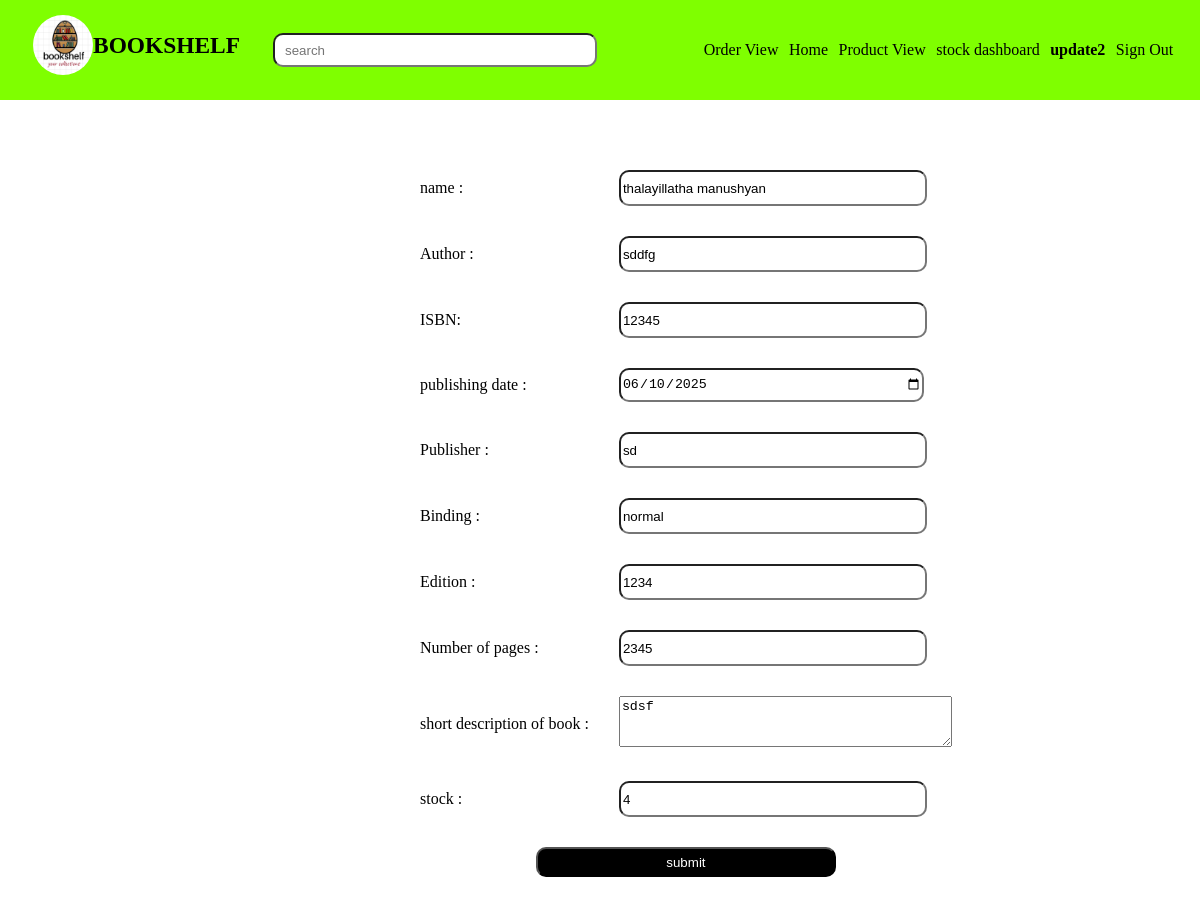
The app's page /adupdate2/thalayillatha manushyan (signed in) with its own data.
### APP/models.py (models this page shows)
class Add2(models.Model):
    author=models.TextField()
    description=models.TextField()
    publishdate=models.DateField(auto_now_add=True)
    edition=models.IntegerField()
    publisher=models.TextField()
    pages=models.IntegerField()
    isbn=models.IntegerField()
    binding=models.TextField()
    stock=models.IntegerField(default=1)
    book = models.ForeignKey(Add, null=True, blank=True, on_delete=models.CASCADE)

class Add(models.Model):
    doc=models.FileField()
    lname=models.ForeignKey(Language,on_delete=models.CASCADE)
    cname=models.ForeignKey(Category,on_delete=models.CASCADE)
    name=models.TextField()
    price=models.IntegerField()
    oldprice=models.IntegerField()
    discount=models.IntegerField()

### APP/views.py (the view, shortened to what this page needs)
# urls.py: path('adupdate2/<name>',views.update2,name='adupdate2'),
def update2(request,name):
    book = Add.objects.get(name=name)
    if Add2.objects.filter(book=book).exists():
        data = Add2.objects.get(book=book)
        return render(request, 'ad_update2.html', {'data':data})

### templates/ad_update2.html (shortened to what this page needs)
<!DOCTYPE html>
<html lang="en">
<head>
    {% load static %}
    <link rel="stylesheet" href="{%static 'css/book_admin_index.css'%}">
</head>
<body>
    <div class="main">
        <div class="nav">
            <div class="logo">
                <img src="{% static 'images/logo.png'%}" height="60px" width="60px" alt="" style="border-radius:70%;">
                <h3>BOOKSHELF</h3>
            </div>
            <div class="search">
                <input type="text" name="search" id="" placeholder="search">
        </div>
          <div class="list">
                <ul type="none">
                    <li><a href="{% url 'admin_order_management'%}">Order View</a></li>
                    <li><a href="../adindex">Home</a></li>
                    <li><a href="../adbookview">Product View</a></li>
                    <li><a href="{% url 'stock_dashboard'%}">stock dashboard</a></li>
                    <li><a href="" class="page">update2</a></li>
                    {% if user.is_authenticated %}
                    <li><a href="../logout">Sign Out</a></li>
                    </ul>
                    {% endif %}
            </div></div>
        <div class="form">
     <form action="" method="POST">
            {% if user.is_authenticated %}
    <table cellspacing="10" cellpadding="10">
         <tr>
                    <td><p>name       :</p></td>
                    <td><input type="text" placeholder="enter the name of book" name="name" value="{{data.book.name}}"></td></tr>
            <tr>
                <td><p>Author       :</p></td>
                <td><input type="text" placeholder="enter the author" name="author" value="{{data.author}}"></td>
            </tr>
            <tr>
            <td>
            <p>ISBN:</p>
            </td>
            <td>
            <input type="number" placeholder="enter ISBN number" name="isbn" required class="s2" value="{{data.isbn}}">
            </td>
            </tr>
            <tr>
                <td>
            <p>publishing date         :</p>
            </td>
            <td>
            <input type="date" placeholder="publishing date" name="date" min="1990-01-01" max="2030-01-01" class="s3" value="{{data.publishdate|date:'Y-m-d'}}">
            </td>
            </tr>
            <tr>
                <td>
            <p>Publisher     :</p>
            </td>
            <td>
            <input type="text" name="publisher" class="s4" value="{{data.publisher}}">
            </td>
        </tr>
        <tr>
            <td>
        <p>Binding     :</p>
        </td>
        <td>
        <input type="text" name="binding" class="s4" value="{{data.binding}}">
        </td>
    </tr>
                <tr>
                    <td>
                <p>Edition   :</p>
                </td>
                <td>
                <input type="number" name="edition" class="s4" value="{{data.edition}}">
                </td>
                </tr>
                <tr>
                    <td>
                <p>Number of pages     :</p>
                </td>
                <td>
                <input type="number" name="pagenumber" class="s4" value="{{data.pages}}">
                </td>
                </tr>
                <tr>
                    <td>
                <p>short description of book    :</p>
                </td>
                <td>
                <textarea rows="3" cols="39" name="describe" class="s4" placeholder="add your description">{{data.description}}</textarea>
                </td>
                </tr>
                <tr>
                    <td>
                <p>stock    :</p>
                </td>
                <td>
                        <input type="number" name="stock" placeholder="enter count of book" value="{{data.stock}}" class="s4">
                </td>
                </tr>
                <tr>
                    <th colspan="2" >
            <input type="submit" value="submit" style="background-color:black;color:white">
                    </th>
                    </tr>
                </table>
                </form>
                {% endif %}
            </div>
</body>
</html>

### static/css/book_admin_index.css (style rules this page uses)
* { margin: 0px; }
.nav { width: 100%; display: flex; background-color: chartreuse; justify-content: space-evenly; align-items: center; flex-wrap: wrap; padding: 10px 0; }
.logo { height: 50px; width: 150px; display: flex; justify-content: center; align-items: center; font-size: 20px; font-weight: bold; font-family: Cambria, Cochin, Georgia, Times, 'Times New Roman', serif; position: relative; margin-bottom: 10px; }
.list { width: 40%; }
.list ul { height: 80px; width: 100%; display: flex; justify-content: space-around; align-items: center; }
.list a { display: flex; justify-content: flex-start; text-decoration: none; color: black; }
.page { font-weight: 800; }
.search { display: flex; align-items: center; gap: 10px; }
.search input { height: 10px; width: 300px; padding: 10px; border-radius: 10px; }
.form { position: absolute; top: 100px; left: 300px; height: 800px; width: 700px; display: flex; justify-content: center; }
.form input { height: 30px; width: 300px; border-radius: 10px; }
table { position: absolute; left: 100px; }

### records on screen
Add2: name "thalayillatha manushyan", author "sddfg", isbn "12345", date "06/10/2025", publisher "sd", binding "normal", edition "1234", pagenumber "2345", describe "sdsf", stock "4"
